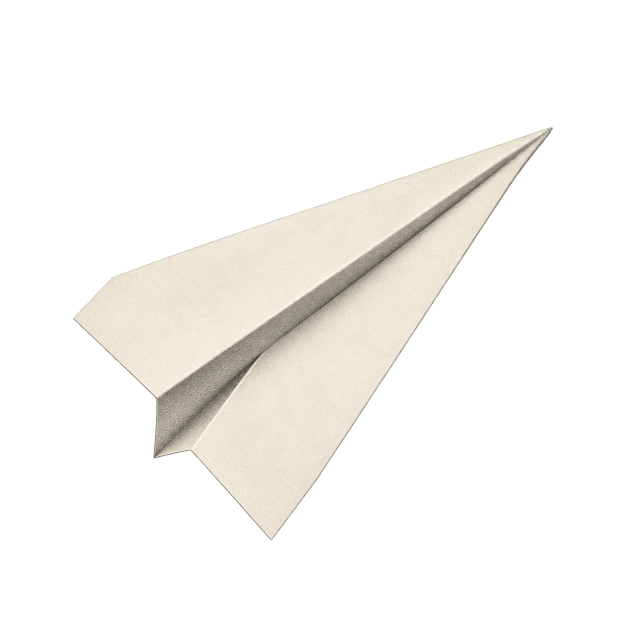
#> input picture assets/plane-source.webp, 1254 x 1254 px (shown at 1/2 size)
$ python plane.py
#> lines starting #> are read from the running program, lines starting #| are printed output that depends on the picture; after the words box and inside, x2 and y2 are one past the last pixel; in counts of white or black regions, pixels touching at a corner belong together
"""The send button's paper airplane: cut from assets/plane-source.webp (already on transparent),
cropped to the paper, and written as a grey + alpha plate that site/plane.js halftones live.
  python3 art/plane.py"""
import os
from PIL import Image, ImageOps

ROOT = os.path.dirname(os.path.dirname(os.path.abspath(__file__)))
src = Image.open(os.path.join(ROOT, "assets", "plane-source.webp")).convert("RGBA")
#> src is the input picture: PIL image 1254x1254 RGBA; mean R, G, B, A 48.5, 47.1, 43.8, 51.1
a = src.getchannel("A").point(lambda v: 255 if v > 24 else 0)
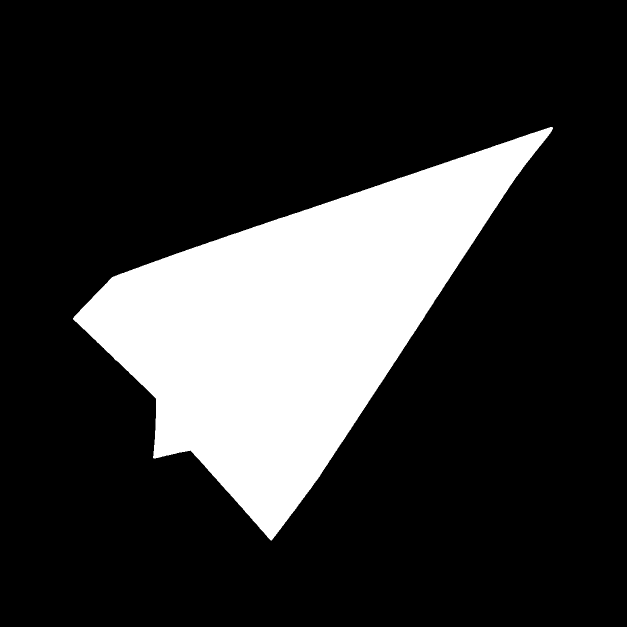
#> a: PIL image 1254x1254 L (shown at 1/2 size); 20.3% white; 1 white region, box (x1, y1, x2, y2) and area: (146, 254, 1106, 1081) 319377
box = a.getbbox()
#> box = (146, 254, 1106, 1081)
pad = 24
box = (max(0, box[0] - pad), max(0, box[1] - pad), min(src.width, box[2] + pad), min(src.height, box[3] + pad))
#> box = (122, 230, 1130, 1105)
im = src.crop(box)
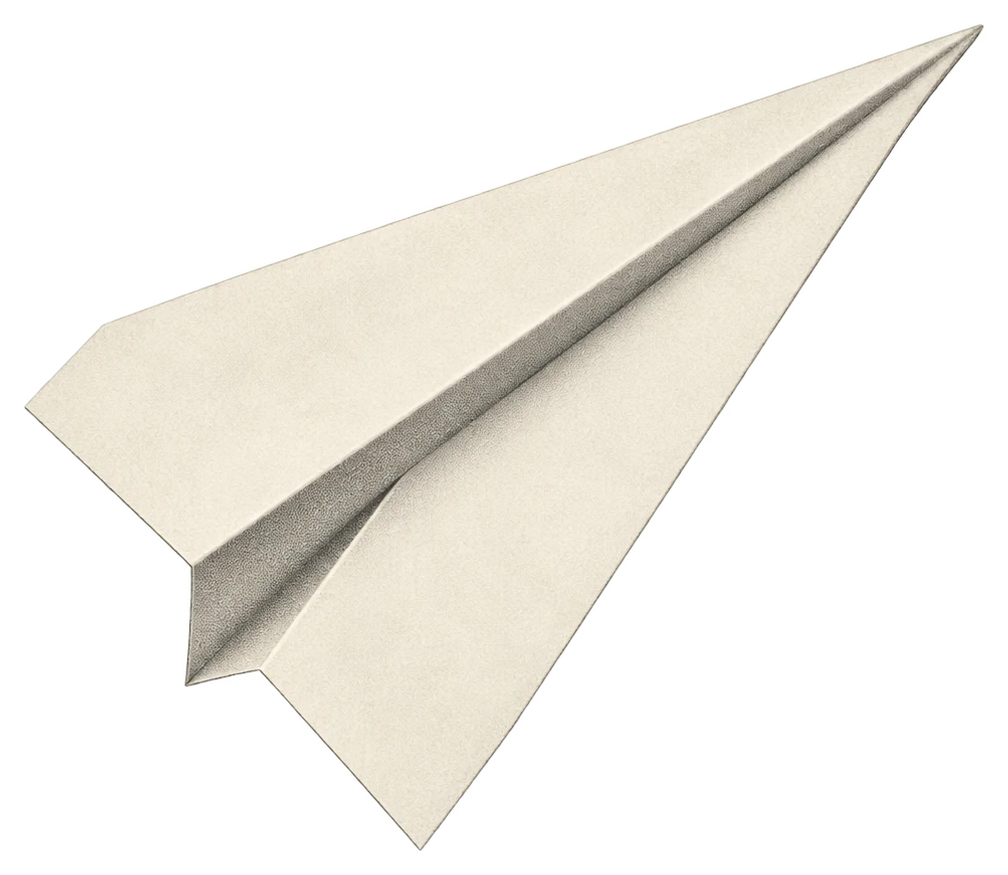
#> im: PIL image 1008x875 RGBA; mean R, G, B, A 86.5, 84, 78.1, 91.1; transparent parts drawn white
grey = ImageOps.autocontrast(im.convert("L"), cutoff=(1, 0))  # the folds keep their shade, the paper reads white
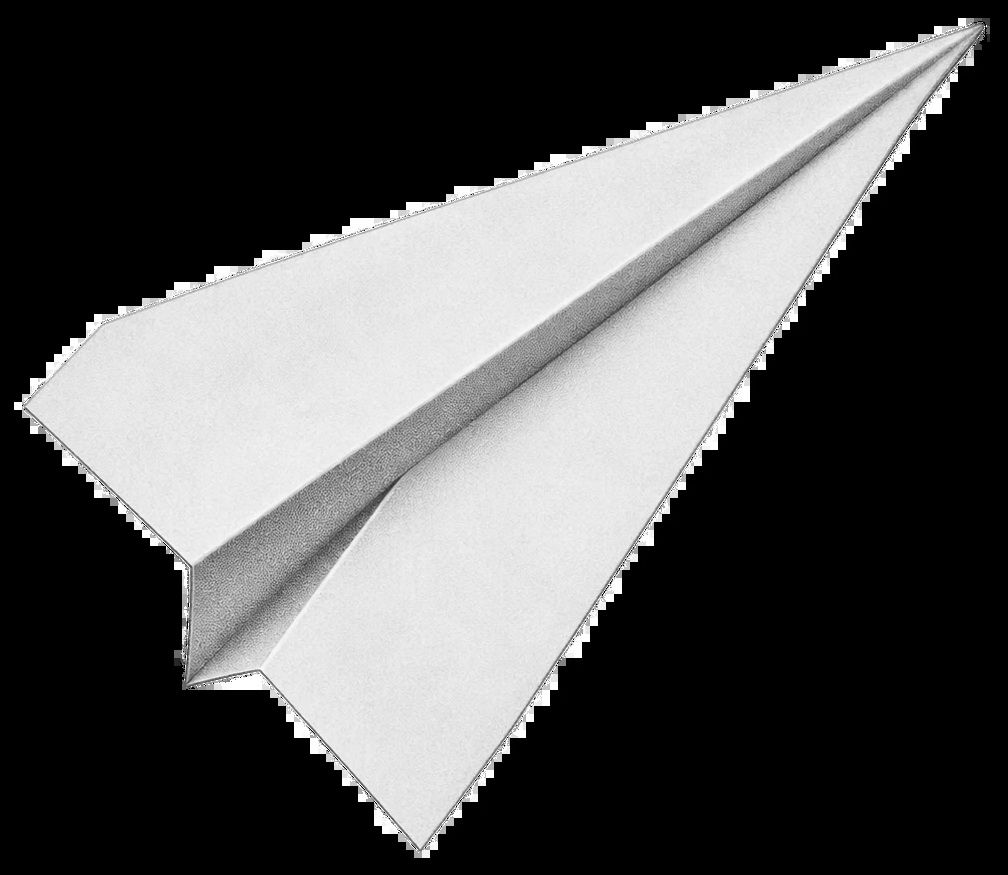
#> grey: PIL image 1008x875 L; min 0, max 255, mean 84.1
out = Image.merge("LA", (grey, im.getchannel("A")))
w = 640
out = out.resize((w, round(out.height * w / out.width)), Image.LANCZOS)
#> out: PIL image 640x556 LA
out.save(os.path.join(ROOT, "site", "assets", "plane.png"), optimize=True)
print("plane.png", out.size, "aspect", round(out.width / out.height, 4))
#| plane.png (640, 556) aspect 1.1511

$ run again, with assets/typewriter-source.webp copied over assets/plane-source.webp
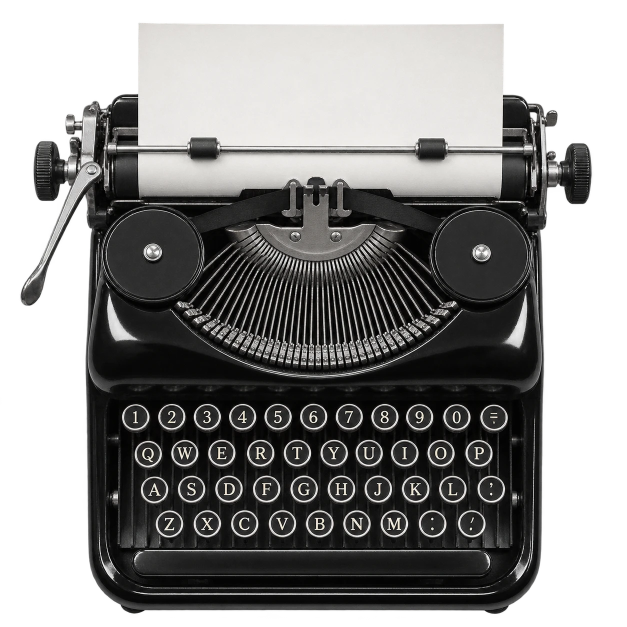
#> input picture assets/typewriter-source.webp, 1254 x 1254 px (shown at 1/2 size)
#> src is the input picture: PIL image 1254x1254 RGBA; mean R, G, B, A 64.6, 64.1, 63.2, 170.7
#> `a = src.getchannel("A").point(lambda v: 255 if v > 24 else 0)`:
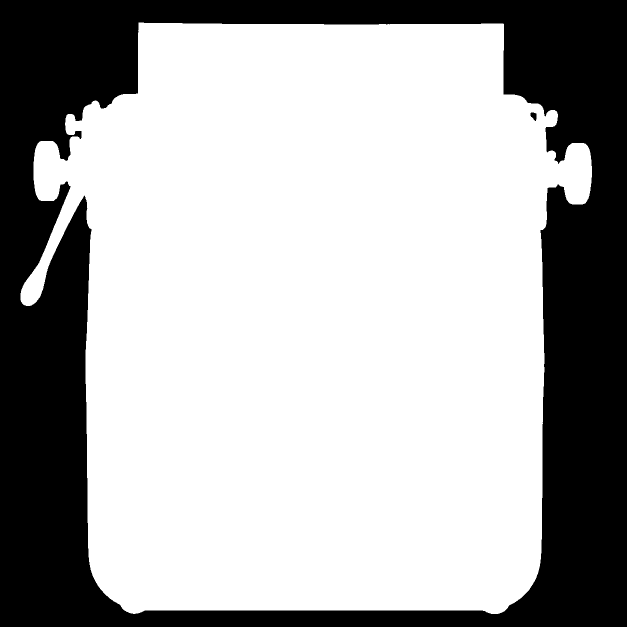
#> a: PIL image 1254x1254 L (shown at 1/2 size); 67.8% white; 3 black regions (1 under 20 px), largest, box (x1, y1, x2, y2) and area: (0, 0, 1254, 1254) 506732, (1061, 225, 1073, 242) 143
#> `box = a.getbbox()`: box = (41, 45, 1184, 1228)
#> `box = (max(0, box[0] - pad), max(0, box[1] - pad), min(src.width, box[..`: box = (17, 21, 1208, 1252)
#> `out = out.resize((w, round(out.height * w / out.width)), Image.LANCZOS)`:
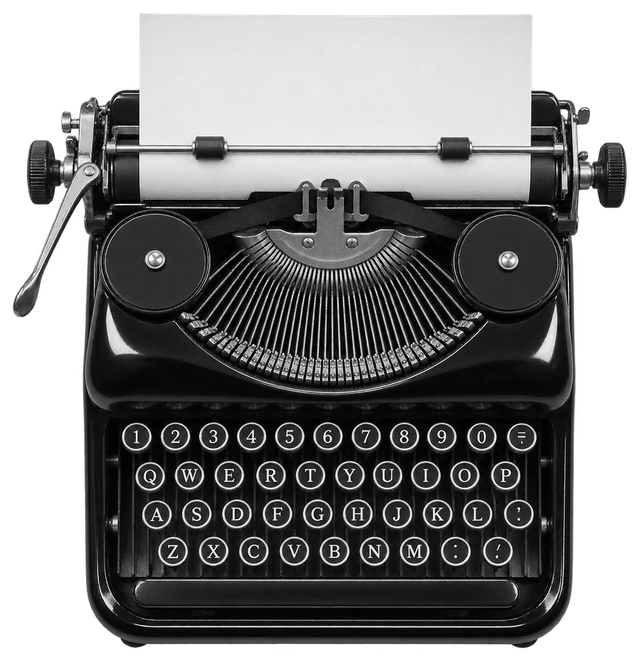
#> out: PIL image 640x661 LA; mean R, G, B, A 65.3, 65.3, 65.3, 183.1; transparent parts drawn white
#| plane.png (640, 661) aspect 0.9682
